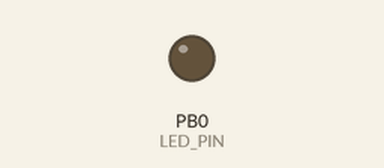
Recording of a program running on a simulated ATtiny85, built with avr-gcc and run on an emulated ATtiny85. Parts: output pins drawn as LEDs (lit = HIGH).

Above: at 1.7 s.
At 9.5 s:
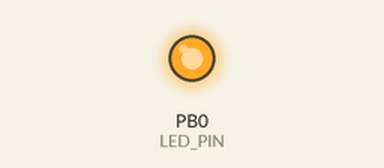
Timing chart, 0 to 14.8 s (numbered marks = the images above):
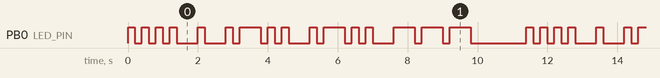

The program:

main.cpp
```cpp
#include <Arduino.h>

// Define the pin for the LED
#define LED_PIN 0

// Define the Morse code timing (in milliseconds)
#define DOT_DURATION 200
#define DASH_DURATION (DOT_DURATION * 3)
#define SYMBOL_GAP DOT_DURATION
#define LETTER_GAP (DOT_DURATION * 3)
#define WORD_GAP (DOT_DURATION * 7)

// Predefined constant string to blink in Morse code
const char MESSAGE[] = "HELLO";

// Function to blink a dot
void blinkDot() {
  digitalWrite(LED_PIN, HIGH);
  delay(DOT_DURATION);
  digitalWrite(LED_PIN, LOW);
  delay(SYMBOL_GAP);
}

// Function to blink a dash
void blinkDash() {
  digitalWrite(LED_PIN, HIGH);
  delay(DASH_DURATION);
  digitalWrite(LED_PIN, LOW);
  delay(SYMBOL_GAP);
}

// Function to blink a character in Morse code
void blinkChar(char c) {
  switch (c) {
    case 'A': blinkDot(); blinkDash(); break;
    case 'B': blinkDash(); blinkDot(); blinkDot(); blinkDot(); break;
    case 'C': blinkDash(); blinkDot(); blinkDash(); blinkDot(); break;
    case 'D': blinkDash(); blinkDot(); blinkDot(); break;
    case 'E': blinkDot(); break;
    case 'F': blinkDot(); blinkDot(); blinkDash(); blinkDot(); break;
    case 'G': blinkDash(); blinkDash(); blinkDot(); break;
    case 'H': blinkDot(); blinkDot(); blinkDot(); blinkDot(); break;
    case 'I': blinkDot(); blinkDot(); break;
    case 'J': blinkDot(); blinkDash(); blinkDash(); blinkDash(); break;
    case 'K': blinkDash(); blinkDot(); blinkDash(); break;
    case 'L': blinkDot(); blinkDash(); blinkDot(); blinkDot(); break;
    case 'M': blinkDash(); blinkDash(); break;
    case 'N': blinkDash(); blinkDot(); break;
    case 'O': blinkDash(); blinkDash(); blinkDash(); break;
    case 'P': blinkDot(); blinkDash(); blinkDash(); blinkDot(); break;
    case 'Q': blinkDash(); blinkDash(); blinkDot(); blinkDash(); break;
    case 'R': blinkDot(); blinkDash(); blinkDot(); break;
    case 'S': blinkDot(); blinkDot(); blinkDot(); break;
    case 'T': blinkDash(); break;
    case 'U': blinkDot(); blinkDot(); blinkDash(); break;
    case 'V': blinkDot(); blinkDot(); blinkDot(); blinkDash(); break;
    case 'W': blinkDot(); blinkDash(); blinkDash(); break;
    case 'X': blinkDash(); blinkDot(); blinkDot(); blinkDash(); break;
    case 'Y': blinkDash(); blinkDot(); blinkDash(); blinkDash(); break;
    case 'Z': blinkDash(); blinkDash(); blinkDot(); blinkDot(); break;
    case ' ': delay(WORD_GAP - LETTER_GAP); break; // Space between words
  }
}

void setup() {
  // Initialize the LED pin as output
  pinMode(LED_PIN, OUTPUT);
}

void loop() {
  // Loop through each character in the message
  for (int i = 0; MESSAGE[i] != '\0'; i++) {
    blinkChar(MESSAGE[i]);
    // Add a gap between letters
    if (MESSAGE[i] != ' ' && MESSAGE[i + 1] != '\0') {
      delay(LETTER_GAP - SYMBOL_GAP);
    }
  }
  // Add a gap between repetitions of the message
  delay(WORD_GAP);
}
```

Measured:
- by itself, PB0 (LED_PIN): moves between LOW and HIGH, repeating every 11.4 s
- by itself, everything shown: repeats every 11.4 s, in 32 steps
